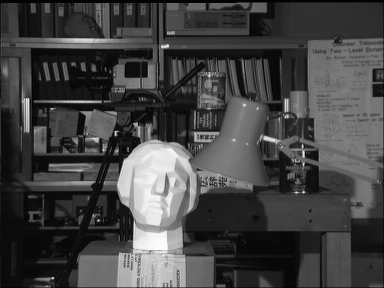
#> input picture data/tsukuba_l.png, 384 x 288 px
$ python try.py
#> lines starting #> are read from the running program, lines starting #| are printed output that depends on the picture; after the words box and inside, x2 and y2 are one past the last pixel; in counts of white or black regions, pixels touching at a corner belong together
'''
 Based on the following tutorial:
   http://docs.opencv.org/3.0-beta/doc/py_tutorials/py_calib3d/py_depthmap/py_depthmap.html
'''

import numpy as np
import cv2

# Load the left and right images in gray scale
imgLeft = cv2.imread('../data/tsukuba_l.png', 0)
#> imgLeft is the input picture: shape (288, 384); min 0, max 252, mean 67.6
imgRight = cv2.imread('../data/tsukuba_r.png', 0)
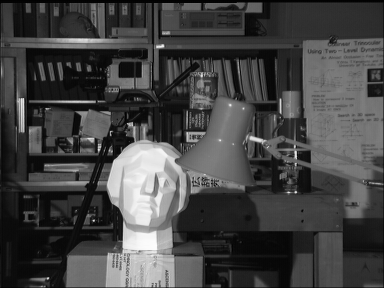
#> input picture data/tsukuba_r.png, 384 x 288 px
#> imgRight is the input picture: shape (288, 384); min 0, max 253, mean 68

imgroil = imgLeft[100:200,100:200]
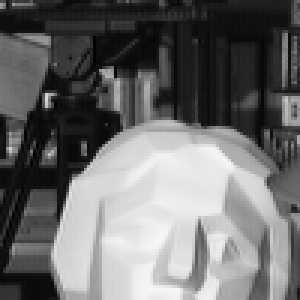
#> imgroil: shape (100, 100) (shown 3 times larger); min 0, max 247, mean 108.6
imgroir = imgRight[100:200,100:200]
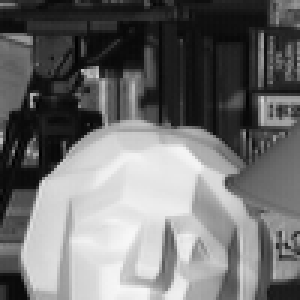
#> imgroir: shape (100, 100) (shown 3 times larger); min 0, max 247, mean 112.3

# Initialize the stereo block matching object


# Display the result
res = cv2.matchTemplate(imgRight,imgroil,cv2.TM_CCOEFF_NORMED)
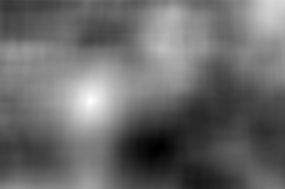
#> res: shape (189, 285) float32; min -0.647, max 0.933, mean 0.013; drawn with min black and max white
w, h = imgroil.shape[::-1]
#> w = 100; h = 100
threshold = 0.8
loc = np.where( res >= threshold)
#> loc = 157 positions, rows 93 to 108, columns 84 to 97
for pt in zip(*loc[::-1]):
	print(pt[0],pt[1]);cv2.rectangle(imgRight, pt, (pt[0] + w, pt[1] + h), (0,255,255), 2)
#> this loop made 157 passes
#> pt on passes 1 to 3: (89, 93), (90, 93), (91, 93)
#| 89 93
#| 90 93
#| 91 93
#| 92 93
#| 93 93
#| 88 94
#| 89 94
#| 90 94
#> (further printed lines are left out)
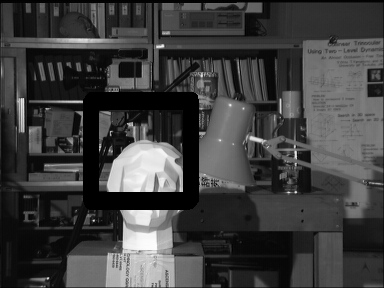
#> imgRight: shape (288, 384); 6.07% of pixels changed, all inside (x1, y1, x2, y2) = (83, 92, 199, 210)


#cv2.imshow('disparity', np.hstack((imgroil,imgroir)))
cv2.imshow('Image',imgRight)
cv2.imshow('Img',imgroil)
cv2.waitKey(0)
cv2.destroyAllWindows()
